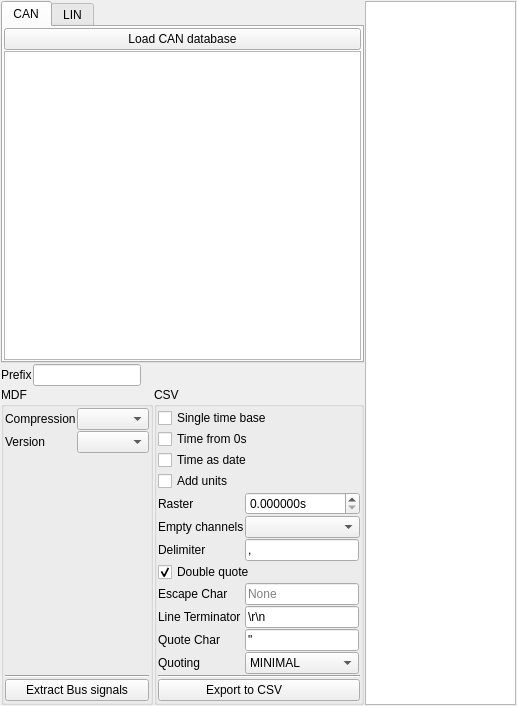
          <widget class="QWidget" name="scrollAreaWidgetContents">
           <property name="geometry">
            <rect>
             <x>0</x>
             <y>0</y>
             <width>517</width>
             <height>706</height>
            </rect>
           </property>
           <layout class="QGridLayout" name="gridLayout_3" columnstretch="0,0,0">
            <property name="leftMargin">
             <number>1</number>
            </property>
            <property name="topMargin">
             <number>1</number>
            </property>
            <property name="rightMargin">
             <number>1</number>
            </property>
            <property name="bottomMargin">
             <number>1</number>
            </property>
            <property name="spacing">
             <number>1</number>
            </property>
            <item row="2" column="1">
             <widget class="QGroupBox" name="groupBox_3">
              <property name="title">
               <string>CSV</string>
              </property>
              <layout class="QGridLayout" name="gridLayout_10">
               <property name="leftMargin">
                <number>1</number>
               </property>
               <property name="topMargin">
                <number>1</number>
               </property>
               <property name="rightMargin">
                <number>1</number>
               </property>
               <property name="bottomMargin">
                <number>1</number>
               </property>
               <property name="spacing">
                <number>1</number>
               </property>
               <item row="9" column="2">
                <widget class="QLineEdit" name="lineterminator_bus">
                 <property name="text">
                  <string>\r\n</string>
                 </property>
                </widget>
               </item>
               <item row="12" column="1" colspan="3">
                <widget class="Line" name="line_13">
                 <property name="orientation">
                  <enum>Qt::Orientation::Horizontal</enum>
                 </property>
                </widget>
               </item>
               <item row="5" column="2" colspan="2">
                <widget class="QComboBox" name="empty_channels_bus"/>
               </item>
               <item row="6" column="2">
                <widget class="QLineEdit" name="delimiter_bus">
                 <property name="text">
                  <string>,</string>
                 </property>
                 <property name="maxLength">
                  <number>1</number>
                 </property>
                 <property name="clearButtonEnabled">
                  <bool>false</bool>
                 </property>
                </widget>
               </item>
               <item row="1" column="1" colspan="2">
                <widget class="QCheckBox" name="time_from_zero_bus">
                 <property name="text">
                  <string>Time from 0s</string>
                 </property>
                </widget>
               </item>
               <item row="8" column="2">
                <widget class="QLineEdit" name="escapechar_bus">
                 <property name="inputMask">
                  <string/>
                 </property>
                 <property name="maxLength">
                  <number>1</number>
                 </property>
                 <property name="placeholderText">
                  <string>None</string>
                 </property>
                </widget>
               </item>
               <item row="11" column="1">
                <widget class="QLabel" name="label_7">
                 <property name="text">
                  <string>Quoting</string>
                 </property>
                </widget>
               </item>
               <item row="2" column="1" colspan="2">
                <widget class="QCheckBox" name="bus_time_as_date">
                 <property name="text">
                  <string>Time as date</string>
                 </property>
                </widget>
               </item>
               <item row="8" column="1">
                <widget class="QLabel" name="label_9">
                 <property name="text">
                  <string>Escape Char</string>
                 </property>
                </widget>
               </item>
               <item row="5" column="1">
                <widget class="QLabel" name="label_29">
                 <property name="text">
                  <string>Empty channels</string>
                 </property>
                </widget>
               </item>
               <item row="11" column="2">
                <widget class="QComboBox" name="quoting_bus">
                 <property name="currentIndex">
                  <number>1</number>
                 </property>
                 <item>
                  <property name="text">
                   <string>ALL</string>
                  </property>
                 </item>
                 <item>
                  <property name="text">
                   <string>MINIMAL</string>
                  </property>
                 </item>
                 <item>
                  <property name="text">
                   <string>NONNUMERIC</string>
                  </property>
                 </item>
                 <item>
                  <property name="text">
                   <string>NONE</string>
                  </property>
                 </item>
                </widget>
               </item>
               <item row="10" column="1">
                <widget class="QLabel" name="label_14">
                 <property name="text">
                  <string>Quote Char</string>
                 </property>
                </widget>
               </item>
               <item row="4" column="2" colspan="2">
                <widget class="QDoubleSpinBox" name="export_raster_bus">
                 <property name="suffix">
                  <string>s</string>
                 </property>
                 <property name="decimals">
                  <number>6</number>
                 </property>
                </widget>
               </item>
               <item row="3" column="1" colspan="2">
                <widget class="QCheckBox" name="add_units_bus">
                 <property name="text">
                  <string>Add units</string>
                 </property>
                </widget>
               </item>
               <item row="4" column="1">
                <widget class="QLabel" name="label_28">
                 <property name="text">
                  <string>Raster</string>
                 </property>
                </widget>
               </item>
               <item row="13" column="1" colspan="3">
                <widget class="QPushButton" name="extract_bus_csv_btn">
                 <property name="text">
                  <string>Export to CSV         </string>
                 </property>
                 <property name="icon">
                  <iconset resource="resource.qrc">
                   <normaloff>:/csv.png</normaloff>:/csv.png</iconset>
                 </property>
                </widget>
               </item>
               <item row="0" column="1" colspan="2">
                <widget class="QCheckBox" name="single_time_base_bus">
                 <property name="text">
                  <string>Single time base</string>
                 </property>
                </widget>
               </item>
               <item row="10" column="2">
                <widget class="QLineEdit" name="quotechar_bus">
                 <property name="text">
                  <string>&quot;</string>
                 </property>
                 <property name="maxLength">
                  <number>1</number>
                 </property>
                </widget>
               </item>
               <item row="9" column="1">
                <widget class="QLabel" name="label_13">
                 <property name="text">
                  <string>Line Terminator</string>
                 </property>
                </widget>
               </item>
               <item row="7" column="1" colspan="2">
                <widget class="QCheckBox" name="doublequote_bus">
                 <property name="text">
                  <string>Double quote</string>
                 </property>
                 <property name="checked">
                  <bool>true</bool>
                 </property>
                </widget>
               </item>
               <item row="6" column="1">
                <widget class="QLabel" name="label_8">
                 <property name="text">
                  <string>Delimiter</string>
                 </property>
                </widget>
               </item>
              </layout>
             </widget>
            </item>
            <item row="0" column="2" rowspan="3">
             <widget class="QTextEdit" name="output_info_bus">
              <property name="readOnly">
               <bool>true</bool>
              </property>
             </widget>
            </item>
            <item row="0" column="0" colspan="2">
             <widget class="QTabWidget" name="tabWidget">
              <property name="currentIndex">
               <number>0</number>
              </property>
              <widget class="QWidget" name="tab">
               <attribute name="title">
                <string>CAN</string>
               </attribute>
               <layout class="QVBoxLayout" name="verticalLayout">
                <property name="spacing">
                 <number>1</number>
                </property>
                <property name="leftMargin">
                 <number>1</number>
                </property>
                <property name="topMargin">
                 <number>1</number>
                </property>
                <property name="rightMargin">
                 <number>1</number>
                </property>
                <property name="bottomMargin">
                 <number>1</number>
                </property>
                <item>
                 <widget class="QPushButton" name="load_can_database_btn">
                  <property name="text">
                   <string>Load CAN database</string>
                  </property>
                  <property name="icon">
                   <iconset resource="resource.qrc">
                    <normaloff>:/open.png</normaloff>:/open.png</iconset>
                  </property>
                 </widget>
                </item>
                <item>
                 <widget class="MinimalListWidget" name="can_database_list"/>
                </item>
               </layout>
              </widget>
              <widget class="QWidget" name="tab_2">
               <attribute name="title">
                <string>LIN</string>
               </attribute>
               <layout class="QVBoxLayout" name="verticalLayout_2">
                <property name="spacing">
                 <number>1</number>
                </property>
                <property name="leftMargin">
                 <number>1</number>
                </property>
                <property name="topMargin">
                 <number>1</number>
                </property>
                <property name="rightMargin">
                 <number>1</number>
                </property>
                <property name="bottomMargin">
                 <number>1</number>
                </property>
                <item>
                 <widget class="QPushButton" name="load_lin_database_btn">
                  <property name="text">
                   <string>Load LIN database</string>
                  </property>
                  <property name="icon">
                   <iconset resource="resource.qrc">
                    <normaloff>:/open.png</normaloff>:/open.png</iconset>
                  </property>
                 </widget>
                </item>
                <item>
                 <widget class="MinimalListWidget" name="lin_database_list"/>
                </item>
               </layout>
              </widget>
             </widget>
            </item>
            <item row="1" column="0" colspan="2">
             <layout class="QHBoxLayout" name="horizontalLayout" stretch="0,0,1">
              <property name="spacing">
               <number>1</number>
              </property>
              <item>
               <widget class="QLabel" name="label">
                <property name="text">
                 <string>Prefix</string>
                </property>
               </widget>
              </item>
              <item>
               <widget class="QLineEdit" name="prefix">
                <property name="minimumSize">
                 <size>
                  <width>0</width>
                  <height>0</height>
                 </size>
                </property>
               </widget>
              </item>
              <item>
               <spacer name="horizontalSpacer">
                <property name="orientation">
                 <enum>Qt::Orientation::Horizontal</enum>
                </property>
                <property name="sizeHint" stdset="0">
                 <size>
                  <width>40</width>
                  <height>20</height>
                 </size>
                </property>
               </spacer>
              </item>
             </layout>
            </item>
            <item row="2" column="0">
             <widget class="QGroupBox" name="groupBox_2">
              <property name="title">
               <string>MDF</string>
              </property>
              <layout class="QGridLayout" name="gridLayout_5">
               <property name="leftMargin">
                <number>1</number>
               </property>
               <property name="topMargin">
                <number>1</number>
               </property>
               <property name="rightMargin">
                <number>1</number>
               </property>
               <property name="bottomMargin">
                <number>1</number>
               </property>
               <property name="spacing">
                <number>1</number>
               </property>
               <item row="0" column="1">
                <widget class="QComboBox" name="extract_bus_compression">
                 <property name="sizeAdjustPolicy">
                  <enum>QComboBox::SizeAdjustPolicy::AdjustToContents</enum>
                 </property>
                </widget>
               </item>
               <item row="1" column="0">
                <widget class="QLabel" name="label_24">
                 <property name="text">
                  <string>Version</string>
                 </property>
                </widget>
               </item>
               <item row="0" column="0">
                <widget class="QLabel" name="label__1">
                 <property name="text">
                  <string>Compression</string>
                 </property>
                </widget>
               </item>
               <item row="3" column="0" colspan="2">
                <widget class="Line" name="line_12">
                 <property name="orientation">
                  <enum>Qt::Orientation::Horizontal</enum>
                 </property>
                </widget>
               </item>
               <item row="4" column="0" colspan="2">
                <widget class="QPushButton" name="extract_bus_btn">
                 <property name="text">
                  <string>Extract Bus signals</string>
                 </property>
                 <property name="icon">
                  <iconset resource="resource.qrc">
                   <normaloff>:/down.png</normaloff>:/down.png</iconset>
                 </property>
                </widget>
               </item>
               <item row="1" column="1">
                <widget class="QComboBox" name="extract_bus_format">
                 <property name="sizeAdjustPolicy">
                  <enum>QComboBox::SizeAdjustPolicy::AdjustToContents</enum>
                 </property>
                </widget>
               </item>
               <item row="2" column="0">
                <widget class="QLabel" name="label_27">
                 <property name="text">
                  <string/>
                 </property>
                </widget>
               </item>
              </layout>
             </widget>
            </item>
           </layout>
          </widget>
